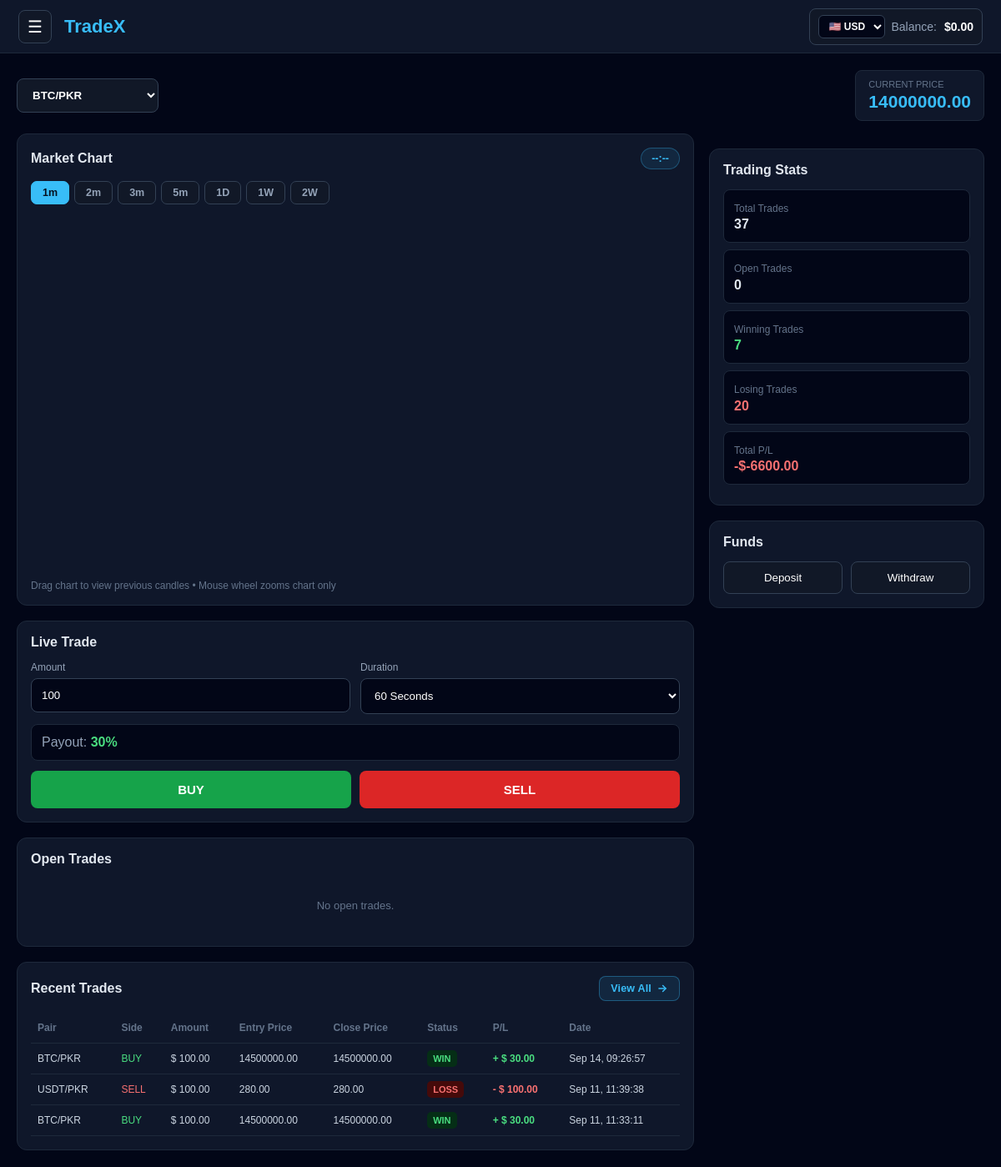
Page /dashboard/ (signed in) on the earlier database version.
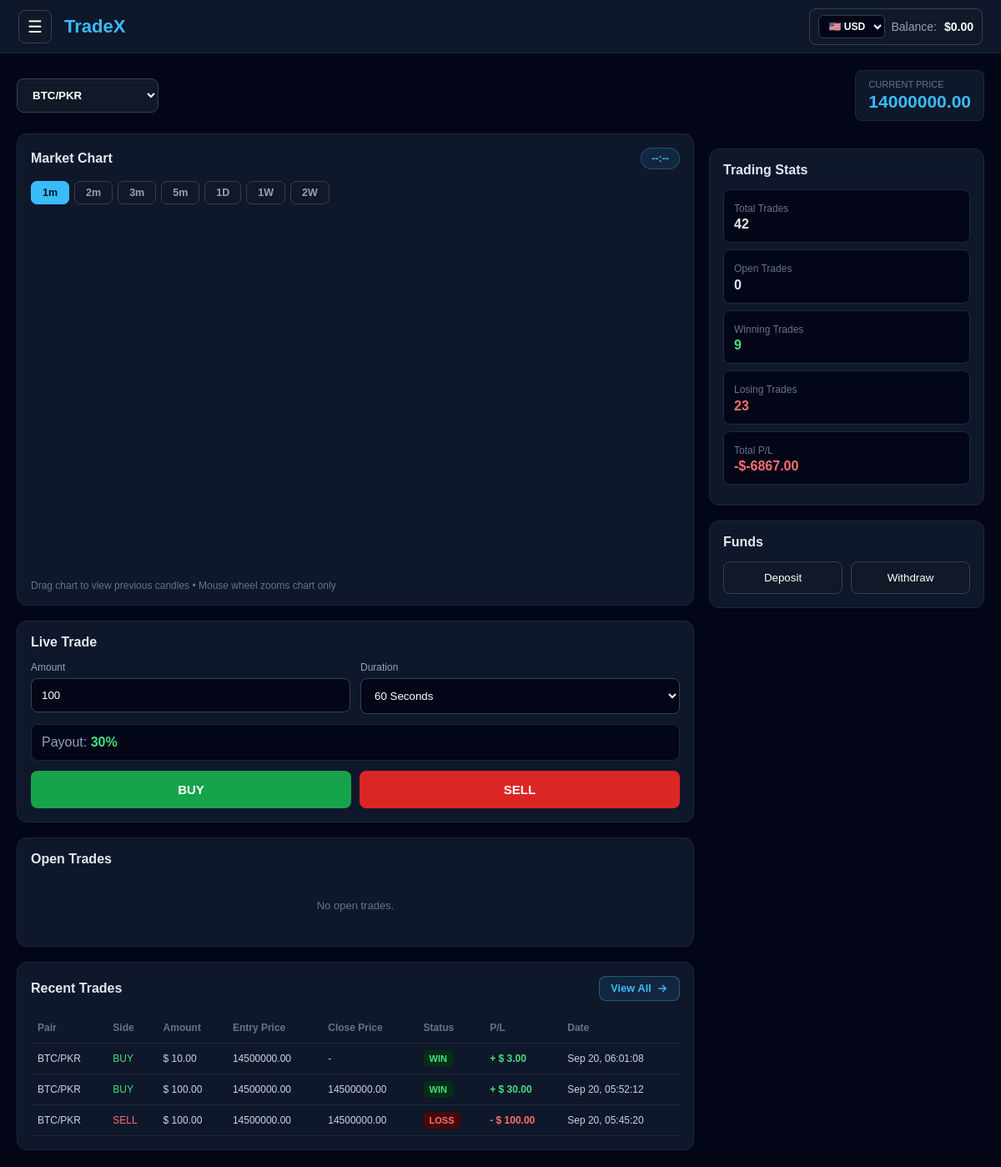
Same page on the later database version.
### trading/models.py (models this page shows, shortened)
class Trade(models.Model):
    SIDE_CHOICES = [
        ("BUY", "BUY"),
        ("SELL", "SELL"),
    ]
    CURRENCY_CHOICES = [
        ("USD", "USD"),
        ("PKR", "PKR"),
    ]
    STATUS_CHOICES = [
        ("OPEN", "OPEN"),
        ("WIN", "WIN"),
        ("LOSS", "LOSS"),
    ]
    user = models.ForeignKey(
        User,
        on_delete=models.CASCADE
    )
    pair = models.ForeignKey(
        TradingPair,
        on_delete=models.PROTECT,
        related_name="trades",
        null=True,
        blank=True
    )
    asset = models.CharField(
        max_length=20,
        default="BTC/USD"
    )
    side = models.CharField(
        max_length=4,
        choices=SIDE_CHOICES
    )
    currency = models.CharField(
        max_length=3,
        choices=CURRENCY_CHOICES,
        default="USD"
    )
    amount = models.DecimalField(
        max_digits=12,
        decimal_places=2
    )
    price = models.DecimalField(
        max_digits=20,
        decimal_places=8
    )
    closing_price = models.DecimalField(
        max_digits=20,
        decimal_places=8,
        null=True,
        blank=True
    )
    duration_seconds = models.PositiveIntegerField(
        default=60
    )
    payout_percent = models.DecimalField(
        max_digits=5,
        decimal_places=2,
        default=30.00
    )
    status = models.CharField(
        max_length=10,
        choices=STATUS_CHOICES,
        default="OPEN"
    )
    profit_loss = models.DecimalField(
        max_digits=12,
        decimal_places=2,
        default=0.00
    )
    closed_at = models.DateTimeField(
        null=True,
        blank=True
    )
    created_at = models.DateTimeField(
        auto_now_add=True
    )

### accounts/views.py (the view)
# urls.py: path("dashboard/", views.dashboard, name="dashboard"),
@login_required
def dashboard(request):
    account, created = TradingAccount.objects.get_or_create(
        user=request.user,
        defaults={
            "balance": 0.00
        }
    )
    pairs = TradingPair.objects.filter(
        is_active=True
    ).order_by("name")
    trades = Trade.objects.filter(
        user=request.user
    ).order_by("-created_at")
    open_positions = trades.filter(
        status="OPEN"
    )
    total_trades = trades.count()
    open_trades = trades.filter(
        status="OPEN"
    ).count()
    win_trades = trades.filter(
        status="WIN"
    ).count()
    loss_trades = trades.filter(
        status="LOSS"
    ).count()
    closed_trades = trades.filter(
        status__in=[
            "WIN",
            "LOSS"
        ]
    )
    total_profit_loss = trades.filter(
        status__in=[
            "WIN",
            "LOSS"
        ]
    ).aggregate(
        total=Sum("profit_loss")
    )["total"] or 0
    assets = {
        "BTC/USD": "50000.00",
        "ETH/USD": "3000.00",
        "GOLD/USD": "2500.00",
        "EUR/USD": "1.0800",
    }
    return render(
        request,
        "accounts/dashboard.html",
        {
            "account": account,
            "pairs": pairs,
            "trades": trades,
            "open_positions": open_positions,
            "total_trades": total_trades,
            "open_trades": open_trades,
            "win_trades": win_trades,
            "loss_trades": loss_trades,
            "closed_trades": closed_trades,
            "total_profit_loss": total_profit_loss,
            "assets": assets,
        }
    )

### accounts/templates/accounts/dashboard.html (shortened to what the changed rows need)
{% load static %}
<!DOCTYPE html>
<html lang="en">
<head>
</head>
<body>
    <main class="main">
        <div class="dashboard-grid">
            <div>
                <div class="card recent-trades">
                    {% if closed_trades %}
                        <div class="recent-table-wrap">
                            <table class="trade-table">
                                <thead>
                                    <tr>
                                        <th>
                                            Pair
                                        </th>
                                        <th>
                                            Side
                                        </th>
                                        <th>
                                            Amount
                                        </th>
                                        <th>
                                            Entry Price
                                        </th>
                                        <th>
                                            Close Price
                                        </th>
                                        <th>
                                            Status
                                        </th>
                                        <th>
                                            P/L
                                        </th>
                                        <th>
                                            Date
                                        </th>
                                    </tr>
                                </thead>
                                <tbody>
                                    {% for trade in closed_trades|slice:":3" %}
                                        <tr>
                                            <td>
                                                {{ trade.asset }}
                                            </td>
                                            <td>
                                                {% if trade.side == "BUY" %}
                                                    <span class="buy-text">
                                                        BUY
                                                    </span>
                                                {% else %}
                                                    <span class="sell-text">
                                                        SELL
                                                    </span>
                                                {% endif %}
                                            </td>
                                            <td>
                                                {% if trade.currency == "PKR" %}
                                                    ₨
                                                {% else %}
                                                    $
                                                {% endif %}
                                                {{ trade.amount|floatformat:2 }}
                                            </td>
                                            <td>
                                                {% if trade.price %}
                                                    {{ trade.price|floatformat:2 }}
                                                {% else %}
                                                    -
                                                {% endif %}
                                            </td>
                                            <td>
                                                {% if trade.closing_price %}
                                                    {{ trade.closing_price|floatformat:2 }}
                                                {% else %}
                                                    -
                                                {% endif %}
                                            </td>
                                            <td>
                                                {% if trade.status == "WIN" %}
                                                    <span class="status status-win">
                                                        WIN
                                                    </span>
                                                {% elif trade.status == "LOSS" %}
                                                    <span class="status status-loss">
                                                        LOSS
                                                    </span>
                                                {% else %}
                                                    <span class="status status-open">
                                                        OPEN
                                                    </span>
                                                {% endif %}
                                            </td>
                                            <td>
                                                {% if trade.profit_loss > 0 %}
                                                    <span class="profit">
                                                        +
                                                        {% if trade.currency == "PKR" %}
                                                            ₨
                                                        {% else %}
                                                            $
                                                        {% endif %}
                                                        {{ trade.profit_loss|floatformat:2 }}
                                                    </span>
                                                {% elif trade.profit_loss < 0 %}
                                                    <span class="loss">
                                                        -
                                                        {% if trade.currency == "PKR" %}
                                                            ₨
                                                        {% else %}
                                                            $
                                                        {% endif %}
                                                        {{ trade.amount|floatformat:2 }}
                                                    </span>
                                                {% endif %}
                                            </td>
                                            <td>
                                                {{ trade.created_at|date:"M d, H:i:s" }}
                                            </td>
                                        </tr>
                                    {% endfor %}
                                </tbody>
                            </table>
                        </div>
                    {% else %}
                        <div class="empty">
                            No completed trades yet.
                        </div>
                    {% endif %}
                </div>
            </div>
            <div>
                <div class="card section">
                    <div class="trade-row">
                        <div class="trade-meta">
                            Total Trades
                        </div>
                        <strong>
                            {{ total_trades }}
                        </strong>
                    </div>
                    <div class="trade-row">
                        <div class="trade-meta">
                            Winning Trades
                        </div>
                        <strong class="profit">
                            {{ win_trades }}
                        </strong>
                    </div>
                    <div class="trade-row">
                        <div class="trade-meta">
                            Losing Trades
                        </div>
                        <strong class="loss">
                            {{ loss_trades }}
                        </strong>
                    </div>
                    <div class="trade-row">
                        <div class="trade-meta">
                            Total P/L
                        </div>
                        {% if total_profit_loss > 0 %}
                            <strong class="profit">
                                +${{ total_profit_loss|floatformat:2 }}
                            </strong>
                        {% elif total_profit_loss < 0 %}
                            <strong class="loss">
                                -${{ total_profit_loss|floatformat:2 }}
                            </strong>
                        {% else %}
                            <strong class="zero">
                                $0.00
                            </strong>
                        {% endif %}
                    </div>
                </div>
            </div>
        </div>
    </main>
</body>
</html>

Differences in the rows shown:
no longer on this page (row unchanged): Trade: asset "BTC/PKR", side "BUY", amount "100.00", price "14500000.00", closing_price "14500000.00", status "WIN", profit_loss "30.00", created_at "Sep 14, 09:26:57"
no longer on this page (row unchanged): Trade: asset "USDT/PKR", side "SELL", amount "100.00", price "280.00", closing_price "280.00", status "LOSS", created_at "Sep 11, 11:39:38"
no longer on this page (row unchanged): Trade: asset "BTC/PKR", side "BUY", amount "100.00", price "14500000.00", closing_price "14500000.00", status "WIN", profit_loss "30.00", created_at "Sep 11, 11:33:11"
added Trade: asset "BTC/PKR", side "BUY", amount "10.00", price "14500000.00", status "WIN", profit_loss "3.00", created_at "Sep 20, 06:01:08"
added Trade: asset "BTC/PKR", side "BUY", amount "100.00", price "14500000.00", closing_price "14500000.00", status "WIN", profit_loss "30.00", created_at "Sep 20, 05:52:12"
added Trade: asset "BTC/PKR", side "SELL", amount "100.00", price "14500000.00", closing_price "14500000.00", status "LOSS", created_at "Sep 20, 05:45:20"
Other differences:
{{ total_trades }}: "37" → "42"
{{ win_trades }}: "7" → "9"
{{ loss_trades }}: "20" → "23"
{{ total_profit_loss|floatformat:2 }}: "-6600.00" → "-6867.00"
